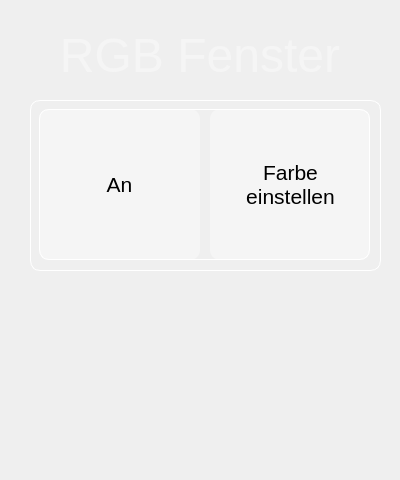
<?xml version="1.0" encoding="UTF-8"?>
<ui version="4.0">
 <class>EinstellungRgbWand</class>
 <widget class="QDialog" name="EinstellungRgbWand">
  <property name="geometry">
   <rect>
    <x>0</x>
    <y>0</y>
    <width>400</width>
    <height>480</height>
   </rect>
  </property>
  <property name="windowTitle">
   <string>Dialog</string>
  </property>
  <property name="styleSheet">
   <string notr="true">border:none;</string>
  </property>
  <widget class="QLabel" name="label">
   <property name="geometry">
    <rect>
     <x>0</x>
     <y>30</y>
     <width>400</width>
     <height>50</height>
    </rect>
   </property>
   <property name="font">
    <font>
     <pointsize>36</pointsize>
    </font>
   </property>
   <property name="styleSheet">
    <string notr="true">color:rgb(245,245,245);</string>
   </property>
   <property name="text">
    <string>RGB Fenster</string>
   </property>
   <property name="alignment">
    <set>Qt::AlignCenter</set>
   </property>
  </widget>
  <widget class="QPushButton" name="pushButton_back">
   <property name="geometry">
    <rect>
     <x>330</x>
     <y>410</y>
     <width>60</width>
     <height>60</height>
    </rect>
   </property>
   <property name="focusPolicy">
    <enum>Qt::NoFocus</enum>
   </property>
   <property name="text">
    <string/>
   </property>
   <property name="icon">
    <iconset resource="icons.qrc">
     <normaloff>:/icons/arrow_left_wht.png</normaloff>:/icons/arrow_left_wht.png</iconset>
   </property>
   <property name="iconSize">
    <size>
     <width>50</width>
     <height>50</height>
    </size>
   </property>
   <property name="flat">
    <bool>true</bool>
   </property>
  </widget>
  <widget class="QGroupBox" name="groupBox">
   <property name="geometry">
    <rect>
     <x>30</x>
     <y>100</y>
     <width>351</width>
     <height>171</height>
    </rect>
   </property>
   <property name="styleSheet">
    <string notr="true">border: 1px solid white;
border-radius:10px;</string>
   </property>
   <property name="title">
    <string/>
   </property>
   <widget class="QWidget" name="horizontalLayoutWidget">
    <property name="geometry">
     <rect>
      <x>9</x>
      <y>9</y>
      <width>331</width>
      <height>151</height>
     </rect>
    </property>
    <layout class="QHBoxLayout" name="horizontalLayout">
     <property name="spacing">
      <number>10</number>
     </property>
     <item>
      <widget class="QGroupBox" name="groupBox_2">
       <property name="styleSheet">
        <string notr="true">background-color:rgba(255,255,255,100);
border:none;</string>
       </property>
       <property name="title">
        <string/>
       </property>
       <widget class="QPushButton" name="pushButton_on_off">
        <property name="geometry">
         <rect>
          <x>0</x>
          <y>0</y>
          <width>161</width>
          <height>151</height>
         </rect>
        </property>
        <property name="font">
         <font>
          <pointsize>16</pointsize>
         </font>
        </property>
        <property name="styleSheet">
         <string notr="true">border:none;
background-color:rgba(0,0,0,0);
color:rgb(0,0,0);</string>
        </property>
        <property name="text">
         <string>An</string>
        </property>
        <property name="flat">
         <bool>true</bool>
        </property>
       </widget>
      </widget>
     </item>
     <item>
      <widget class="QGroupBox" name="groupBox_3">
       <property name="styleSheet">
        <string notr="true">background-color:rgba(255,255,255,100);
border:none;</string>
       </property>
       <property name="title">
        <string/>
       </property>
       <widget class="QPushButton" name="pushButton_set_color">
        <property name="geometry">
         <rect>
          <x>0</x>
          <y>0</y>
          <width>161</width>
          <height>151</height>
         </rect>
        </property>
        <property name="font">
         <font>
          <pointsize>16</pointsize>
         </font>
        </property>
        <property name="styleSheet">
         <string notr="true">border:none;
background-color:rgba(0,0,0,0);
color:rgb(0,0,0);</string>
        </property>
        <property name="text">
         <string>Farbe
einstellen</string>
        </property>
        <property name="flat">
         <bool>true</bool>
        </property>
       </widget>
      </widget>
     </item>
    </layout>
   </widget>
  </widget>
  <widget class="QFrame" name="frame">
   <property name="geometry">
    <rect>
     <x>0</x>
     <y>0</y>
     <width>400</width>
     <height>480</height>
    </rect>
   </property>
   <property name="styleSheet">
    <string notr="true">background-image: url(:/img/einstellung_rgb_wand.png);</string>
   </property>
   <property name="frameShape">
    <enum>QFrame::StyledPanel</enum>
   </property>
   <property name="frameShadow">
    <enum>QFrame::Raised</enum>
   </property>
  </widget>
  <zorder>frame</zorder>
  <zorder>label</zorder>
  <zorder>pushButton_back</zorder>
  <zorder>groupBox</zorder>
 </widget>
 <resources>
  <include location="icons.qrc"/>
 </resources>
 <connections/>
</ui>
